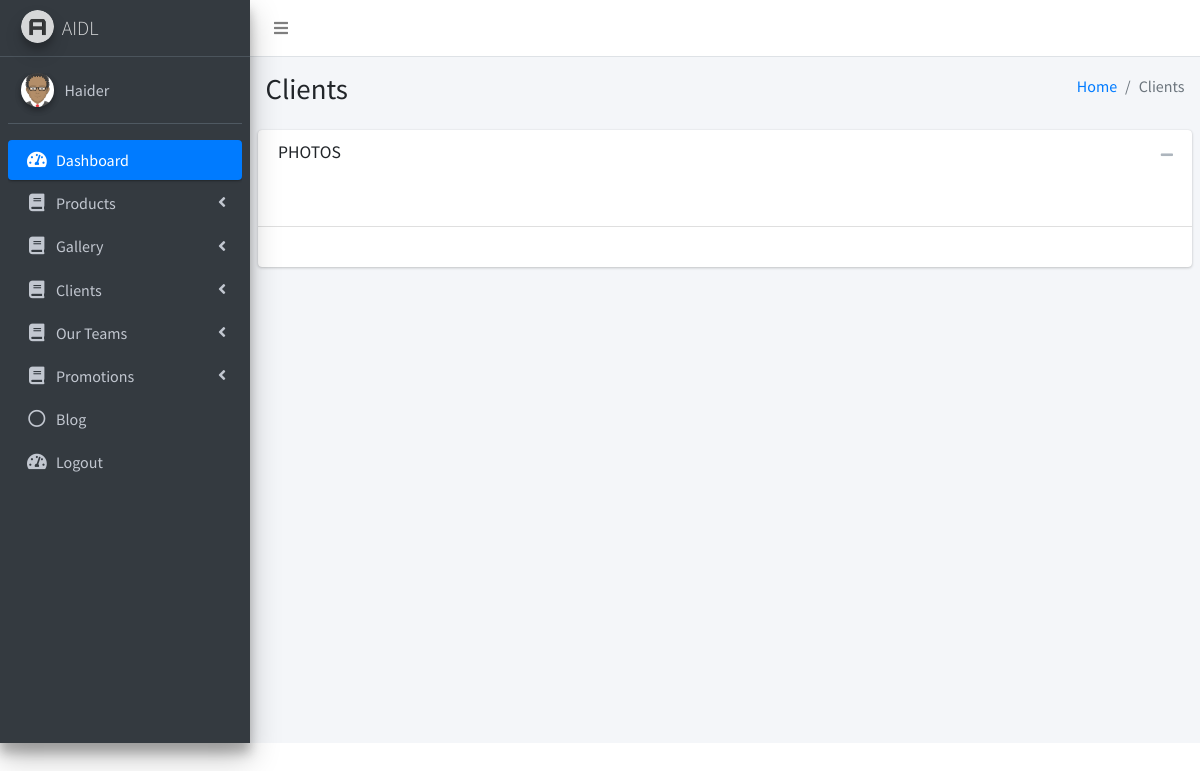
Before: /pages/examples/AllTeams.php with the older database file.
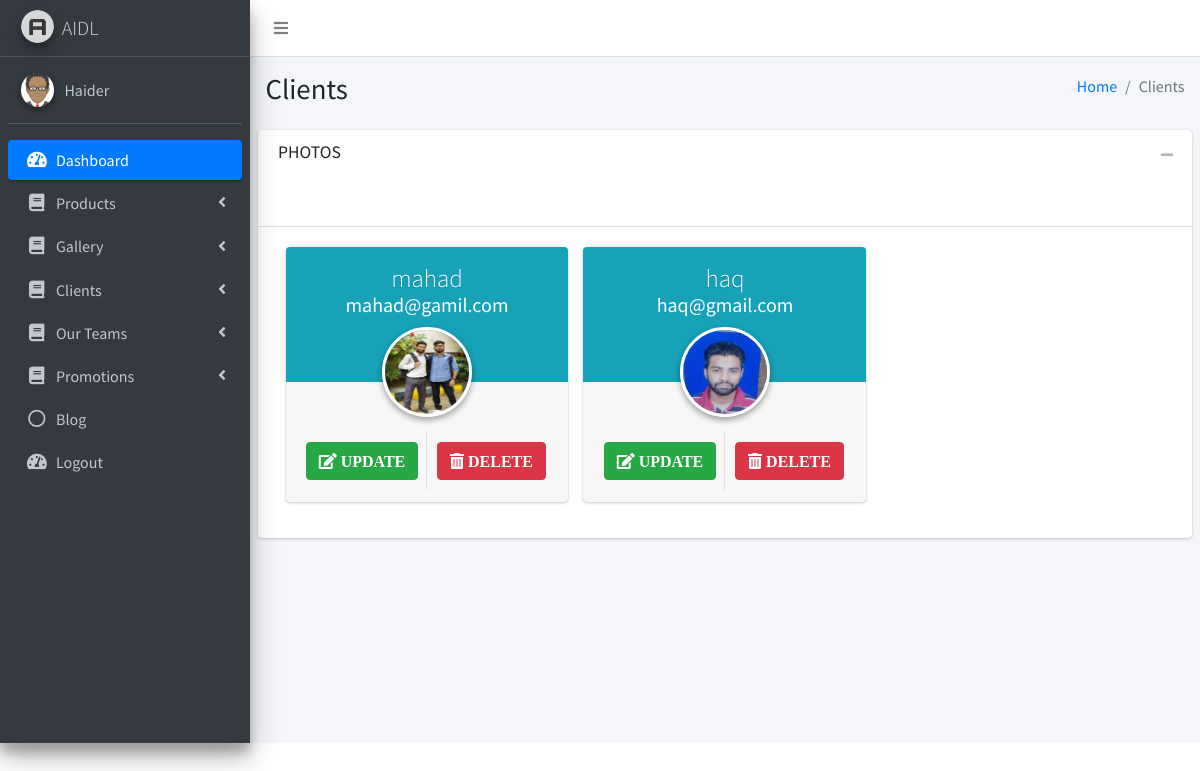
After: the same page with the newer database file.
### tables this page shows
CREATE TABLE `team_members` (
  `team_id` int(11) NOT NULL,
  `team_name` varchar(255) NOT NULL,
  `team_post` varchar(255) NOT NULL,
  `team_email` varchar(255) NOT NULL,
  `team_num` varchar(255) NOT NULL,
  `team_image` varchar(255) NOT NULL,
  `create_on` datetime NOT NULL DEFAULT CURRENT_TIMESTAMP
);

### pages/examples/AllTeams.php (the view, shortened to what this page needs)
<!DOCTYPE html>
<html>
<head>
    <link rel="stylesheet" href="../../plugins/fontawesome-free/css/all.min.css">
    <link rel="stylesheet" href="https://code.ionicframework.com/ionicons/2.0.1/css/ionicons.min.css">
    <link rel="stylesheet" href="../../dist/css/adminlte.min.css">
</head>
<body class="hold-transition sidebar-mini">
    <div class="wrapper">
        <?php include("navbar.php")?>
        <?php require("../../sidebar.php")?>
        <div class="content-wrapper">
            <section class="content-header">
                <div class="container-fluid">
                    <div class="row mb-2">
                        <div class="col-sm-6">
                            <h1>Clients</h1>
                        </div>
                        <div class="col-sm-6">
                            <ol class="breadcrumb float-sm-right">
                                <li class="breadcrumb-item"><a href="#">Home</a></li>
                                <li class="breadcrumb-item active">Clients</li>
                            </ol>
                        </div>
                    </div>
                </div>
            </section>
            <section class="content">
                <div class="card">
                    <div class="card-header">
                        <h3 class="card-title">PHOTOS</h3>
                        <div class="card-tools">
                            <button type="button" class="btn btn-tool" data-card-widget="collapse" data-toggle="tooltip"
                                title="Collapse">
                                <i class="fas fa-minus"></i>
                            </button>
                        </div>
                        <br>
                        <br><br>
                    </div>
                    <div class="card-body">
                        <div class="container">
                    <div class="row">
                        <?php
                        require_once('../../config/db.php');
                        $sql = "select * from team_members";
                            $result = mysqli_query($link, $sql);
                    				if(mysqli_num_rows($result)){
                    					while($row = mysqli_fetch_assoc($result)){
                          ?>
                        <div class="col-md-4">
                            <div class="card card-widget widget-user">
                                <div class="widget-user-header bg-info">
                                    <h3 class="widget-user-username"><?php echo $row['team_name'] ?></h3>
                                    <h5 class="widget-user-desc"><?php echo $row['team_email'] ?></h5>
                                </div>
                                <div class="widget-user-image">
                                    <img class="img-circle elevation-2" style="height: 90px;"
                                        src="./teamImages/<?=$row['team_image'] ?>" alt="User Avatar">
                                </div>
                                <div class="card-footer">
                                    <div class="row">
                                        <div class="col-sm-6 border-right">
                                            <div class="description-block">
                                                <span class="description-text"><a
                                                        href="clients_update.php?id=<?php echo $row['team_id'] ?>"
                                                        class="btn btn-success"><i class="fa fa-edit">
                                                            Update</i></a></span>
                                            </div>
                                        </div>
                                        <div class="col-sm-6">
                                            <div class="description-block">
                                                <span class="description-text"> <a
                                                        href="clients.php?delete=<?php echo $row['team_id'] ?>"
                                                        class="btn btn-danger"
                                                        onclick="return confirm('Are you sure to delete this record?')"><i
                                                            class="fa fa-trash-alt"> Delete</i></a>
                                                </span>
                                            </div>
                                        </div>
                                    </div>
                                </div>
                            </div>
                        </div>
                        <?php
                              }
                            }
                          ?>
                    </div>
                </div>
                    </div>
                </div>
            </section>
        </div>
    </div>
</body>
</html>

### pages/examples/navbar.php (shortened to what this page needs)
<nav class="main-header navbar navbar-expand navbar-white navbar-light">
    <ul class="navbar-nav">
      <li class="nav-item">
        <a class="nav-link" data-widget="pushmenu" href="#"><i class="fas fa-bars"></i></a>
      </li>
    </ul>
  </nav>

### sidebar.php (shortened to what this page needs)
<?php
$currURL = substr($_SERVER['PHP_SELF'], 0, strrpos($_SERVER['PHP_SELF'], '/'));
$chkk="/AIDL/pages/examples"
?>
<aside class="main-sidebar sidebar-dark-primary elevation-4">
    <a href="index3.html" class="brand-link">
      <img src=<?php
          if($currURL==$chkk)
          {
            echo "../../dist/img/AdminLTELogo.png";
          }
          else
          {
            echo "dist/img/AdminLTELogo.png";
          }
          ?> alt="AdminLTE Logo" class="brand-image img-circle elevation-3"
           style="opacity: .8">
      <span class="brand-text font-weight-light">AIDL </span>
    </a>
    <div class="sidebar">
      <div class="user-panel mt-3 pb-3 mb-3 d-flex">
        <div class="image">
          <img src=<?php
          if($currURL==$chkk)
          {
            echo "../../dist/img/avatar.png";
          }
          else
          {
            echo "dist/img/avatar.png";
          }
          ?> class="img-circle elevation-2" alt="User Image">
        </div>
        <div class="info">
          <a href="#" class="d-block">Haider</a>
        </div>
      </div>
      <nav class="mt-2">
        <ul class="nav nav-pills nav-sidebar flex-column" data-widget="treeview" role="menu" data-accordion="false">
          <li class="nav-item has-treeview menu-open">
            <a href=<?php echo ($currURL==$chkk?"../../index.php":"index.php") ?> class="nav-link active">
              <i class="nav-icon fas fa-tachometer-alt"></i>
              <p>
                Dashboard
              </p>
            </a>
          </li>
          <li class="nav-item has-treeview">
            <a href="#" class="nav-link">
              <i class="nav-icon fas fa-book"></i>
              <p>
                Products
                <i class="fas fa-angle-left right"></i>
              </p>
            </a>
          </li>
          <li class="nav-item has-treeview">
            <a href="#" class="nav-link">
              <i class="nav-icon fas fa-book"></i>
              <p>
                Gallery
                <i class="fas fa-angle-left right"></i>
              </p>
            </a>
          </li>
          <li class="nav-item has-treeview">
            <a href="#" class="nav-link">
              <i class="nav-icon fas fa-book"></i>
              <p>
                Clients
                <i class="fas fa-angle-left right"></i>
              </p>
            </a>
          </li>
          <li class="nav-item has-treeview">
            <a href="#" class="nav-link">
              <i class="nav-icon fas fa-book"></i>
              <p>
                Our Teams
                <i class="fas fa-angle-left right"></i>
              </p>
            </a>
          </li>
          <li class="nav-item has-treeview">
            <a href="#" class="nav-link">
              <i class="nav-icon fas fa-book"></i>
              <p>
                Promotions
                <i class="fas fa-angle-left right"></i>
              </p>
            </a>
          </li>
          <li class="nav-item has-treeview">
            <a href=<?php echo ($currURL==$chkk?"blogg.php":$chkk."/blogg.php") ?> class="nav-link">
              <i class="nav-icon far fa-circle"></i>
              <p>
              Blog
              </p>
            </a>
          </li>
          <li class="nav-item has-treeview">
            <a href="#" class="nav-link">
              <i class="nav-icon fas fa-tachometer-alt"></i>
              <p>
               Logout
              </p>
            </a>
          </li>
        </ul>
      </nav>
    </div>
  </aside>

Changed rows visible on the page:
added team_members: team_name "mahad", team_email "mahad@gamil.com", team_image (picture)
added team_members: team_name "haq", team_email "haq@gmail.com", team_image (picture)
